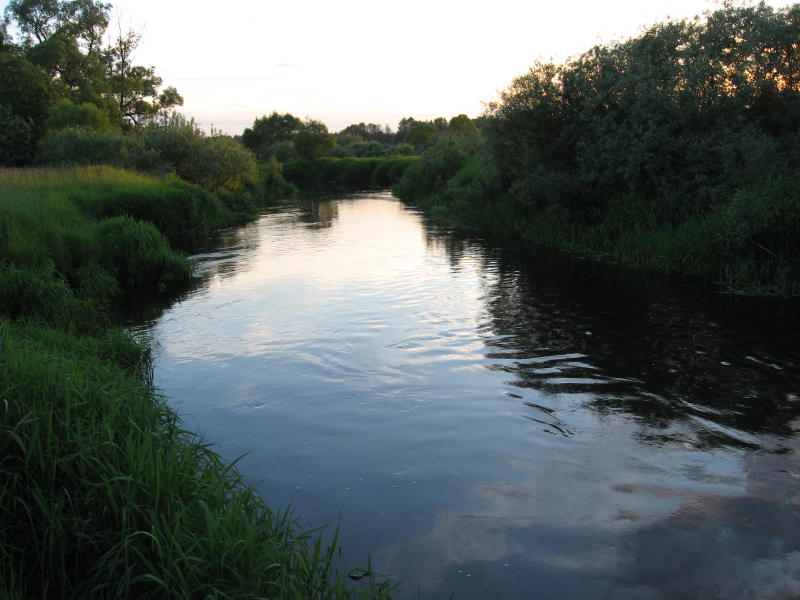
#> input picture images/IMG_1756.JPG, 1600 x 1200 px (shown at 1/2 size)
$ python anaglyph.py --limage ../images/IMG_1756.JPG --rimage ../images/c130someairportRotate_small.bmp
#> lines starting #> are read from the running program, lines starting #| are printed output that depends on the picture
import argparse
import cv2 as cv
import numpy as np
import glob

scale=0.25
colorScheme = 'optimized'
BaseShift = 455
AnaglyphShift = 15

# Anaglyph convertion matrices
#https://github.com/miguelgrinberg/anaglyph.py/blob/master/anaglyph.py
mixMatrices = {
'true': [ [ 0.299, 0.587, 0.114, 0, 0, 0, 0, 0, 0 ], [ 0, 0, 0, 0, 0, 0, 0.299, 0.587, 0.114 ] ],
'mono': [ [ 0.299, 0.587, 0.114, 0, 0, 0, 0, 0, 0 ], [ 0, 0, 0, 0.299, 0.587, 0.114, 0.299, 0.587, 0.114 ] ],
'color': [ [ 1, 0, 0, 0, 0, 0, 0, 0, 0 ], [ 0, 0, 0, 0, 1, 0, 0, 0, 1 ] ],
'halfcolor': [ [ 0.299, 0.587, 0.114, 0, 0, 0, 0, 0, 0 ], [ 0, 0, 0, 0, 1, 0, 0, 0, 1 ] ],
'optimized': [ [ 0, 0.7, 0.3, 0, 0, 0, 0, 0, 0 ], [ 0, 0, 0, 0, 1, 0, 0, 0, 1 ] ],
}

ap = argparse.ArgumentParser()
ap.add_argument("-l", "--limage", required=True, help="Path to left rectified image.")
ap.add_argument("-r", "--rimage", required=True, help="Path to right rectified image.")
ap.add_argument("-o", "--output", required=False, help="Path to output folder.")
args = vars(ap.parse_args())

if args["limage"] is not None:
    img_left = cv.imread(args["limage"])
#> img_left is the input picture: shape (1200, 1600, 3); mean B, G, R 93.2, 95.6, 86

if args["rimage"] is not None:
    img_right = cv.imread(args["rimage"])
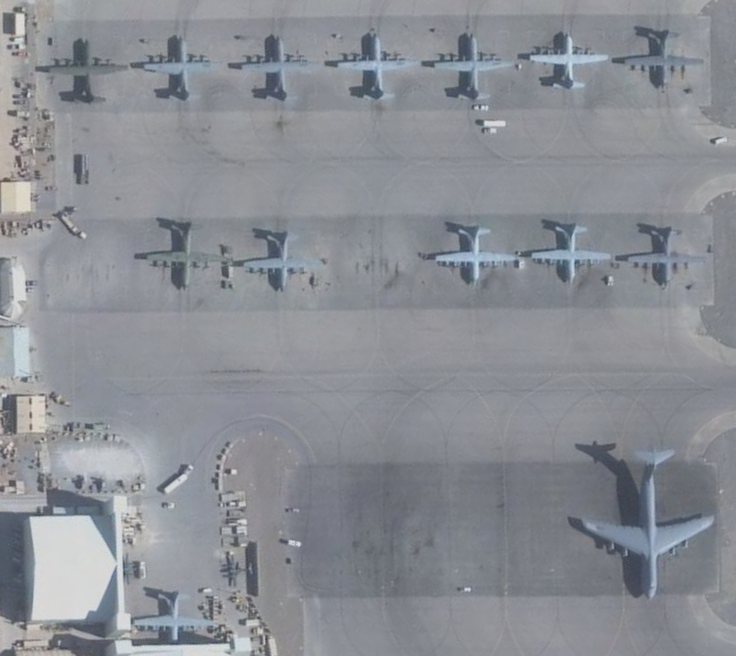
#> input picture images/c130someairportRotate_small.bmp, 736 x 656 px
#> img_right is the input picture: shape (656, 736, 3); mean B, G, R 148.4, 142, 138.6

# Cut images to shorten stereo pair base if needed
if BaseShift - AnaglyphShift != 0:
    img_left = img_left[:,(BaseShift - AnaglyphShift):img_left.shape[1],:]
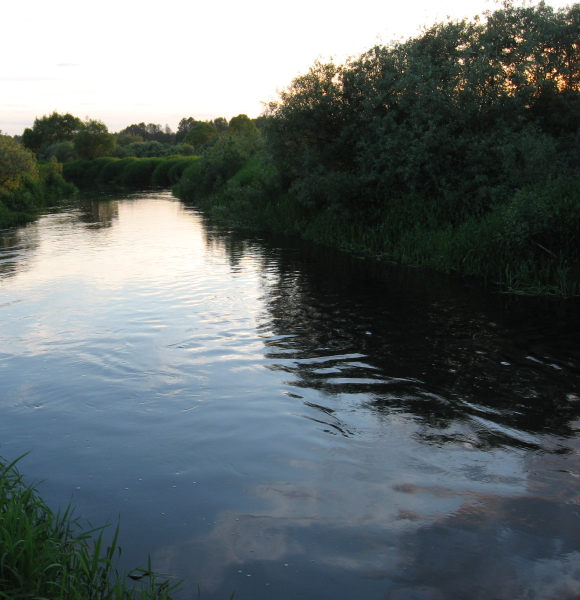
#> img_left: shape (1200, 1160, 3) (shown at 1/2 size); mean B, G, R 107.1, 105.8, 97.1
    img_right = img_right[:,0:img_right.shape[1] - (BaseShift - AnaglyphShift),:]
#> img_right: shape (656, 296, 3)

if len(img_left.shape) == 2:
    resultArray = np.zeros((img_left.shape[0],img_left.shape[1],3))
    m = mixMatrices[colorScheme]
    resultArray[:,:,0] = img_left*m[0][6] + img_left*m[0][7] + img_left*m[0][8] + img_right*m[1][6] + img_right*m[1][7] + img_right*m[1][8]
    resultArray[:,:,1] = img_left*m[0][3] + img_left*m[0][4] + img_left*m[0][5] + img_right*m[1][3] + img_right*m[1][4] + img_right*m[1][5]
    resultArray[:,:,2] = img_left*m[0][0] + img_left*m[0][1] + img_left*m[0][2] + img_right*m[1][0] + img_right*m[1][1] + img_right*m[1][2]

elif len(img_left.shape) > 2:
    lb,lg,lr = cv.split(np.asarray(img_left[:,:]))
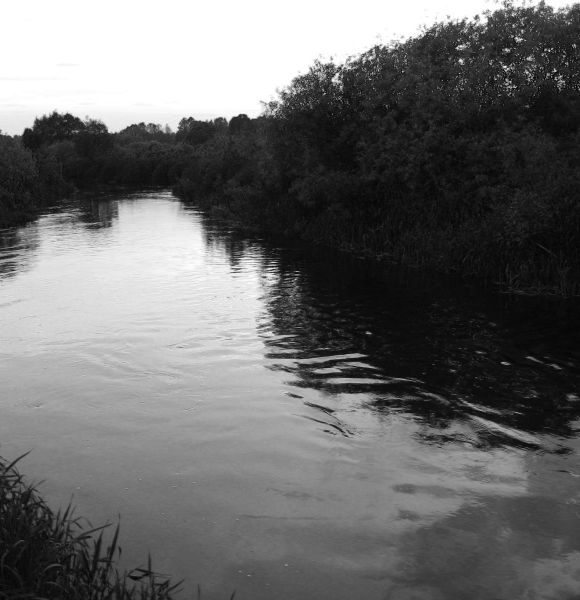
#> lb: shape (1200, 1160) (shown at 1/2 size); min 0, max 255, mean 107.1
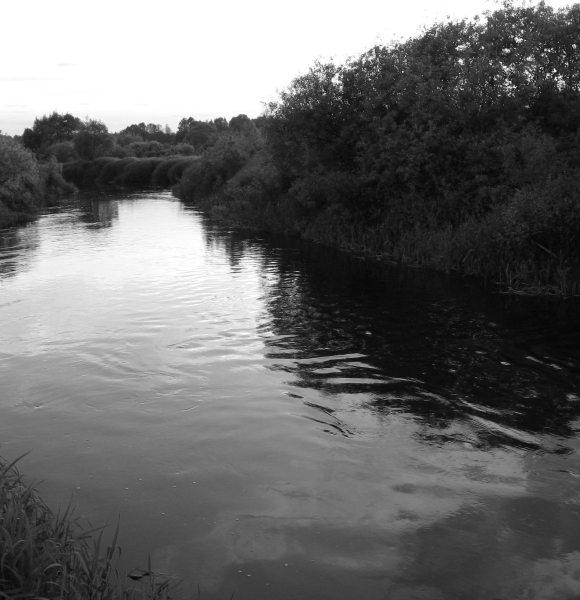
#> lg: shape (1200, 1160) (shown at 1/2 size); min 0, max 255, mean 105.8
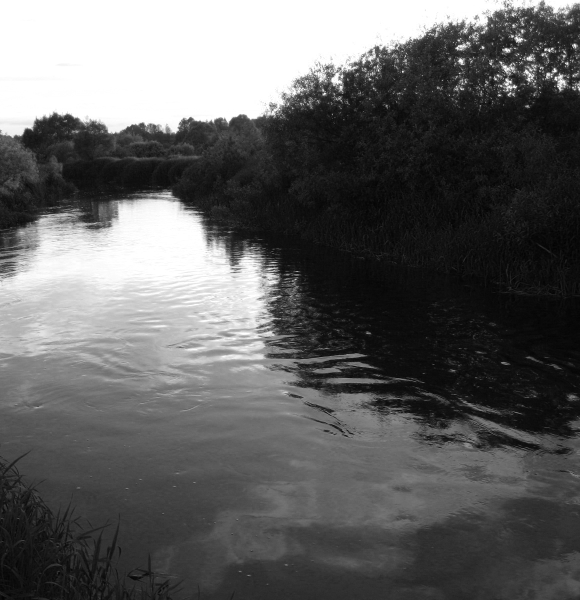
#> lr: shape (1200, 1160) (shown at 1/2 size); min 0, max 255, mean 97.1
    rb,rg,rr = cv.split(np.asarray(img_right[:,:]))
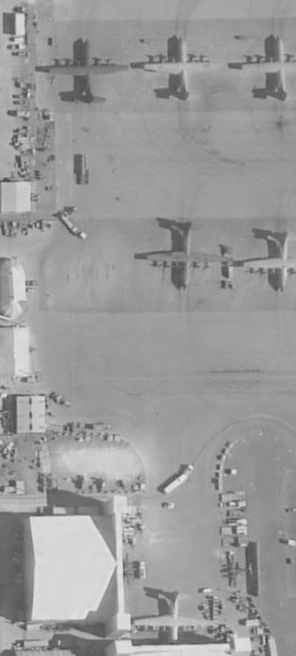
#> rb: shape (656, 296); min 60, max 233, mean 154.4
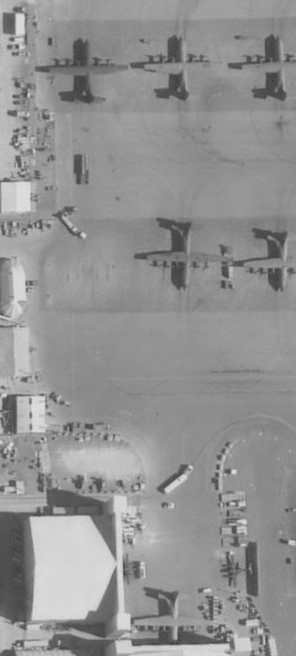
#> rr: shape (656, 296); min 52, max 225, mean 146.1
    resultArray = np.zeros((img_left.shape[0],img_left.shape[1],3))
    m = mixMatrices[colorScheme]
#> (the run stopped early here; a loop or call above may not have finished)
